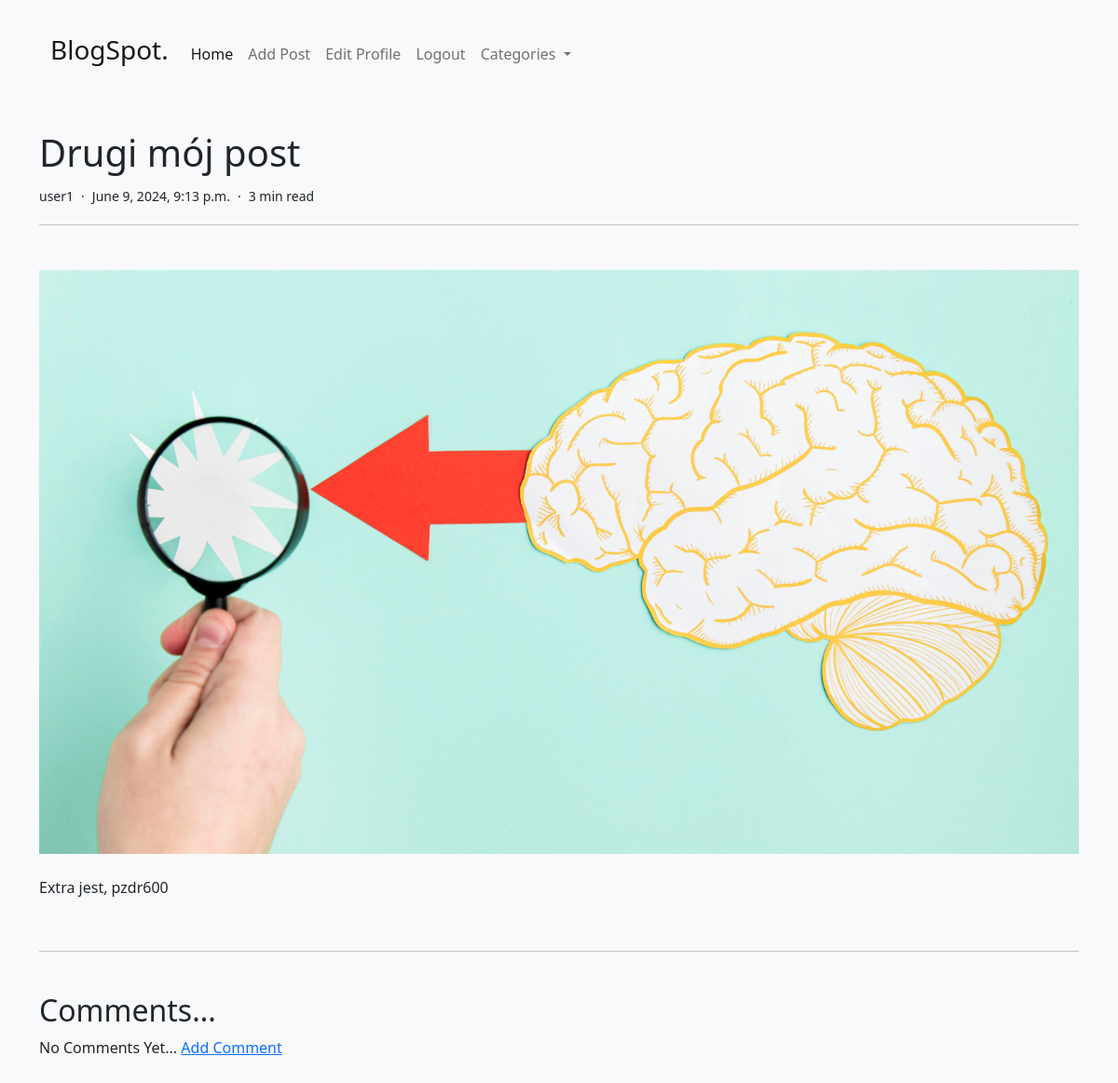
Screenshot of /article/36/ (signed in) with the database file from the repository.
### theblog/models.py (models this page shows, shortened)
class Post(models.Model):
    title = models.CharField(max_length=255)  # Tytuł posta
    header_image = models.ImageField(null=True, blank=True, upload_to="images/")  # Obraz nagłówkowy
    author = models.ForeignKey(User, on_delete=models.CASCADE)  # Powiązanie z autorem (użytkownikiem)
    body = RichTextField(blank=True, null=True)  # Treść posta
    post_date = models.DateTimeField(auto_now_add=True)  # Data utworzenia posta
    category = models.CharField(max_length=255, default='other')  # Kategoria posta
    isPrivate = models.BooleanField(default=False)  # Flaga prywatności posta

### theblog/views.py (the view)
# urls.py: path('article/<int:pk>/', ArticleDetailView.as_view(), name='article-detail'),
class ArticleDetailView(DetailView):
    model = Post
    template_name = 'article_details.html'
    def get_context_data(self, *args, **kwargs):
        cat_menu = Category.objects.all()
        context = super(ArticleDetailView, self).get_context_data(*args, **kwargs)
        context["cat_menu"] = cat_menu
        return context

### theblog/models.py (called while the page is built)
    def __str__(self):
        return self.name  # Reprezentacja tekstowa obiektu

### theblog/templates/article_details.html (shortened to what this page needs)
{% extends 'base.html' %}
{% block content %}
{% include 'navbar.html' %}
{% if not post.isPrivate or user == post.author %}
    <div class="d-flex flex-column bd-highlight mb-3 gap-1">
        <h1>{{ post.title }}</h1>
        <div class="d-flex gap-2">
                <small>{{ post.author }}</small>
                <small>·</small>
                <small>{{ post.post_date }}</small>
                <small>·</small>
                <small>3 min read</small>
        </div>
        <hr>
        <br/>
    <div class="d-flex flex-column gap-1">
      {% if post.header_image %}
        <img src="{{ post.header_image.url }}" class="img-fluid" style="pointer-events: none;"/>
      {% endif %}
      <p style="word-wrap: break-word; max-width: 100%;">{{ post.body|safe }}</p>
    </div>
    <hr>
    <div class="mt-4 mb-4">
      <h2>Comments...</h2>
      {% if not post.comments.all %}
        No Comments Yet...
        <a href="{% url 'add_comment' post.pk %}"> Add Comment</a>
      {% endif %}
    </div>
  {% endif %}
    </div>
{% endblock %}

### rows the page displays
Post: title "Drugi mój post", author "user1", post_date "June 9, 2024, 9:13 p.m.", header_image (picture), body "Extra jest, pzdr600"
